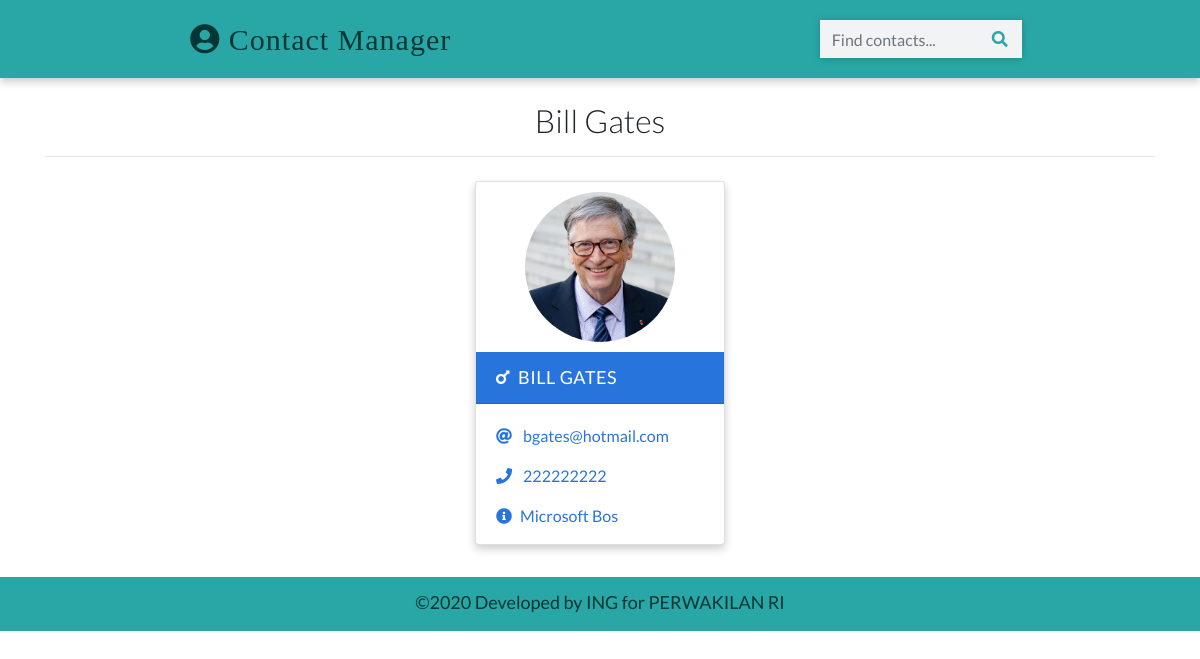
/detail/8/, run on the app's committed database.
### contacts/models.py (models this page shows, shortened)
class Contact(models.Model):
	name		= models.CharField(max_length=30)
	email		= models.CharField(max_length=100)
	phone		= models.IntegerField()
	info		= models.CharField(max_length=30)
	gender		= models.CharField(max_length=30, choices=(
							('male', 'Male'),
							('female', 'Female'),
							('other', 'Other')))
	image		= models.ImageField(upload_to='images/', blank=True)
	date_added 	= models.DateTimeField(default=datetime.now)

### contacts/views.py (the view)
# urls.py: path('detail/<int:pk>/', views.ContactDetailView.as_view(), name='detail'),
class ContactDetailView(DetailView):
	template_name = 'detail.html'
	model 		  = Contact
	context_object_name = 'contact'

### templates/detail.html (shortened to what this page needs)
{% extends 'base.html' %}
{% load static %}
{% block content %}
  <div class="container">
    <h2 class="heading font-weight-light text-center">{{contact.name}}</h2>
    <hr />
  </div>
  <div class="container main-part">
    {% include 'partials/_card.html' %}
  </div>
{% endblock content %}

### templates/partials/_card.html (shortened to what this page needs)
{% load static %}
          {% if contact.gender == 'male' %}
            <div class="card my-2 mx-2 boy-card">
              <img style="border-radius: 50%; margin: 10px auto; width:150px; height: 150px !important;"
                src="{% if contact.image %}
                {{contact.image.url}}
                {% else %}
                {% static 'images/boy.png' %}
                {% endif %}" class="img-fluid" />
              <div class="card-header">
                <a href="{% url 'detail' contact.id %}" class="text-white header-link"
                  ><i class="fas fa-mars mr-2"></i>{{contact.name}}</a
                >
              </div>
              <div class="card-body pb-0">
                <p>
                  <i class="fas fa-at mr-2"></i>
                  <a href="mailto:{{contact.email}}">{{contact.email}}</a>
                </p>
                <p>
                  <i class="fas fa-phone mr-2"></i>
                  <a href="tel:{{contact.phone}}">{{contact.phone}}</a>
                </p>
                <p><i class="fas fa-info-circle mr-2"></i>{{contact.info}}</p>
              </div>
            </div>
          {% endif %}

### static/css/main.css (style rules this page uses)
:root { --back: #29a7a6; --girl: #e64298; --boy: #2874dd; }
body { font-family: Lato, sans-serif; }
.card { box-shadow: 0 4px 8px 0 rgba(0, 0, 0, 0.2); transition: 0.3s; min-width: 250px; box-sizing: border-box; }
img { height: 130px !important; }
.card-header { font-size: 18px; letter-spacing: 0.5px; text-transform: uppercase; }
.boy-card .card-header { background-color: var(--boy); }
.boy-card .card-body, .boy-card .card-body p a { color: var(--boy); }
.card-body p { cursor: pointer; }
.main-part { display: flex; flex-wrap: wrap; justify-content: space-evenly; }

### data on the page
Contact: name "Bill Gates", image (picture), name "BILL GATES", email "bgates@hotmail.com", phone "222222222", info "Microsoft Bos"
